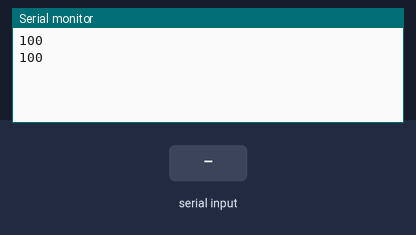
The sketch below on a simulated Arduino Uno, built with avr-gcc and run on an emulated ATmega328P. Shown: the last lines printed to the serial monitor. The test bench sets the inputs (shaded band).

Above: at 1.2 s.
1.3 s: "1" received over Serial
At 2.5 s:
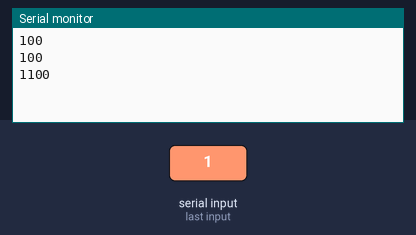
2.8 s: "0" received over Serial
At 3.8 s:
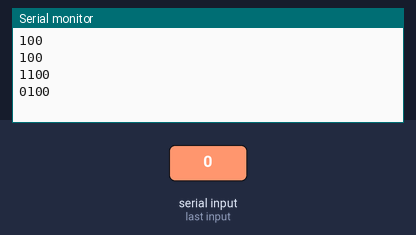
4.3 s: "2" received over Serial
At 5.8 s:
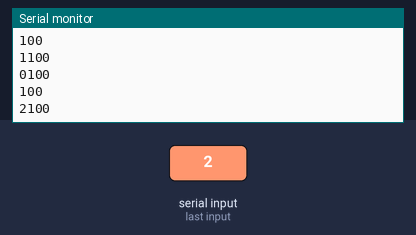
Timing chart, 0 to 7.3 s (numbered marks = the images above; inputs shaded):
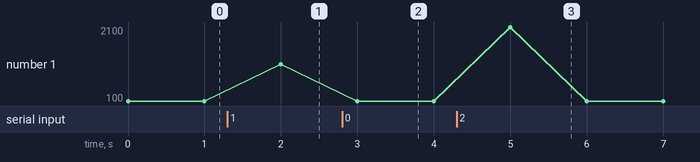

Measured:
- after the input at 1.3 s, the serial monitor: prints a new line after 0.70 s (image 1)
- after the input at 2.8 s, the serial monitor: prints a new line after 0.20 s (image 2)
- after the input at 4.3 s, the serial monitor: prints a new line after 0.70 s (image 3)
- plotted number 1: 100 → 1100 after the input at 1.3 s

The sketch:

test06SerialRead3string.ino
```cpp
char cTemp;
String userName = "";
void setup() {
  Serial.begin(9600);
}
void loop() {
  userName = "";

  while(Serial.available()){
     cTemp = Serial.read();
     userName.concat(cTemp);
   }
   Serial.println(userName+100);
   delay(1000);
}
```
